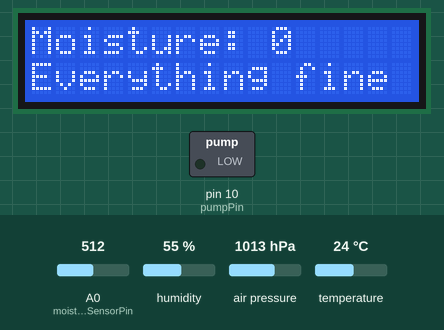
Simulated run of this sketch. Board: Arduino Uno, built with avr-gcc and run on an emulated ATmega328P. On the bench: 16×2 character LCD, switched loads named in the sketch (green lamp = pin HIGH). Inputs (shaded band) come from the test bench; at power-on: A0 (moistureSensorPin) = 512, humidity 55 %, air pressure 1013 hPa, temperature 24 °C. The local clock reads 2024-03-15 10:24:30 at power-on unless the sketch sets it; storage starts empty; random numbers use the default seed unless the sketch sets one; what the sketch prints to the serial monitor is not drawn.

Above: at 0.3 s.
At 1.4 s:
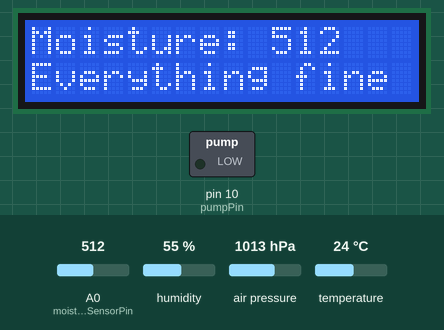

The sketch:

main.ino
```cpp
#include <Wire.h>
#include <LiquidCrystal_I2C.h>
#include <SPI.h>
#include <SD.h>
#include <Seeed_BME280.h>
#include <RTClib.h>

// Variables for automatic irrigation:
int soilMoisture;
int nextMeasurement = 0;
int moistureNorm = 700;  // The moisture we want to keep
const int moistureSensorPin = A0;
const int pumpPin = 10;

//Variables for LCD display
LiquidCrystal_I2C lcd(0x27,16,2);
boolean working = true;
boolean successfullyInitialized = true;

//Variables for SD Card
File atmFile;
String nameAtm = "DATA.CSV";

//Variables for RTC
RTC_DS3231 rtc;

// Variables for BME
BME280 bme;

void setup() {
  Serial.begin(9600);
  // initialize moisture sensor
  pinMode(moistureSensorPin, INPUT);
  // initialize pump
  pinMode(pumpPin, OUTPUT);
  // initialize BME
  bme.init();

  setupLCD();
  String randomString = ""; //getTimeFormatted()
  randomString.concat("DATA.CSV");
  nameAtm = randomString;
  if (!setupSDCard()) {
    Serial.println("Error! Could not initialize SD card");
    successfullyInitialized = false;
  }
  setupRTC();
  setKeepMoistureFromSDCard("MOISTURE.TXT");

  if (isFileEmpty(nameAtm)) {
    openFile(nameAtm);
    writeLine("Time;Pressure (Bar);Pressure (Pascal);Humidity;Temperature");
    closeFile();
  }
  displayFirstLine("                ");
  displaySecondLine("                ");
  if (successfullyInitialized) {
    displayFirstLine(String("Successfully initialized"));
  } else {
    displayFirstLine(String("Cannot initialized!"));
  }
}

void loop() {
  openFile(nameAtm);
  writeLine(getTimeFormatted() + ";" + getPressureBar() + ";" + getPressurePascal() + ";" + getHumidityString() + ";" + getTemperatureString());
  closeFile();
  displayFirstLine("                ");
  displaySecondLine("                ");
  if (working) {
    displaySecondLine(String("Everything fine"));
  } else {
    displaySecondLine(String("PROBLEM!         "));
  }
  String firstLine = String("Moisture: ");
  firstLine.concat(soilMoisture);
  displayFirstLine(firstLine);
  working = true;
  if ( nextMeasurement % 60 == 0 ) checkMoisture();
  delay(1000);
  nextMeasurement++;
  if ( (nextMeasurement+1) % 60 == 0) stopPump();
  // The pump should be only activated for a short time (1s)
}

//Automatic irrigation
void startPump(){
  digitalWrite(pumpPin, HIGH);
}

void stopPump(){
  digitalWrite(pumpPin, LOW);
}

void checkMoisture(){
  soilMoisture = analogRead(moistureSensorPin);
  Serial.println(soilMoisture);
  if ( soilMoisture > moistureNorm ) startPump();
  /*if ( soilMoisture < moistureNorm ) stopPump();
  Serial.println(String(map(soilMoisture,253,1019,100,0))+","+String(soilMoisture));
  Serial.println("Grenzwert: "+String(map(moistureNorm,253,1019,100,0)));*/
}

//LCD
void setupLCD() {
    setupLCD(true);
}

void displaySecondLine(String line) {
    lcd.setCursor(0,1);
    lcd.print(line);
}

void displayFirstLine(String line) {
  lcd.setCursor(0,0);
  lcd.print(line);
}

void setupLCD(bool backlight) {
    lcd.begin();
    setBacklight(backlight);
}

void setBacklight(bool backlight) {
    if (backlight) {
        lcd.backlight();
    } else {
        lcd.noBacklight();
    }
}

// SD-Card
bool setupSDCard() {
  return SD.begin(5);
}

void openFile(String name) {
  atmFile = SD.open(name, FILE_WRITE);
  if (!atmFile) {
      SD.mkdir(name);
      atmFile = SD.open(name, FILE_WRITE);
      if (!atmFile) {
        working = false;
        Serial.println("Failed to open File " + nameAtm + "!");
      }
  }
}

void writeLine(String line) {
  atmFile.println(line);
}

void writePart(String line) {
  atmFile.print(line);
}

void closeFile() {
  atmFile.close();
}

bool isFileEmpty(String name) {
  atmFile = SD.open(name, FILE_READ);
  if (!atmFile) {
      SD.mkdir(name);
      Serial.println("Failed to open File " + nameAtm + "!");
      return true;
  }
  bool response = atmFile.read() == -1;
  working = working && response;
  closeFile();
  return response;
}

// RTC
void setupRTC() {
  rtc.begin();
  rtc.adjust(DateTime(F(__DATE__),  F(__TIME__)));
}

String getTimeFormatted() {
  return String(rtc.now().hour()) + String(":") + String(rtc.now().minute()) + String(":") + String(rtc.now().second());
}

String getTimeForName() {
  return String(rtc.now().year()) + String("-") + String(rtc.now().day()) + String("-") + String(rtc.now().hour()) + String("-") + String(rtc.now().minute()) + String("-") + String(rtc.now().second()) + String("-");
}

// BME
String getPressurePascal() {
  return String(bme.getPressure());
}

String getPressureBar() {
  return String((float) bme.getPressure() / (float) 100000);
}

String getHumidityString() {
  return String(bme.getHumidity());
}

String getTemperatureString() {
  return String(bme.getTemperature());
}

// General
String randomString(){
    String pool = "ABCDEFGHIJKLMNOPQRSTUVWXYZ";
    String randomString = String("");
    for (int i = 0; i < 10; i++) {
        int randomInt = random(pool.length() - 2);
        randomString.concat(pool.substring(randomInt, randomInt + 1));
    }
    return randomString;
}

void setKeepMoistureFromSDCard(String name) {
  if (isFileEmpty(name)) {
    return 700;
  }
  atmFile = SD.open(name, FILE_READ);
  if (!atmFile) {
      working = false;
      Serial.println("Failed to open File " + nameAtm + "!");
  }
  moistureNorm = 100 * (atmFile.read() - 48) + 10 * (atmFile.read() - 48) + (atmFile.read() - 48);
  Serial.println(moistureNorm);
}
```

Measured:
- what the display in image 0 shows lasts 1.1 s, from 0.2 s to 1.3 s
